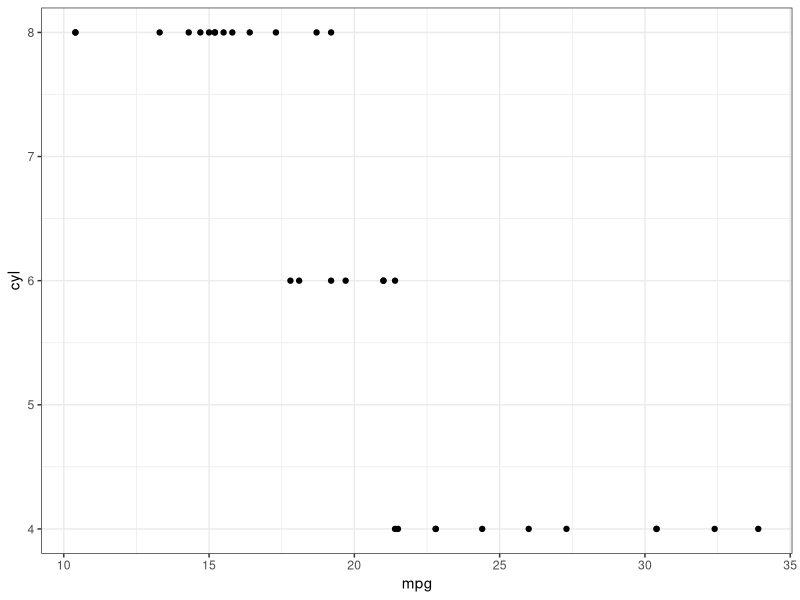

Reproduce this figure in R. (Note: this script raises an error after producing the figure.)
## ---- chunk 1
library(ggplot2)
theme_set(theme_bw())
ggplot(mtcars, aes(mpg, cyl)) + geom_point()
## ---- chunk 2
knitr::include_graphics('./plots_fits.pdf')
## ---- chunk 3
knitr::include_graphics('./co2_energy.jpg')
